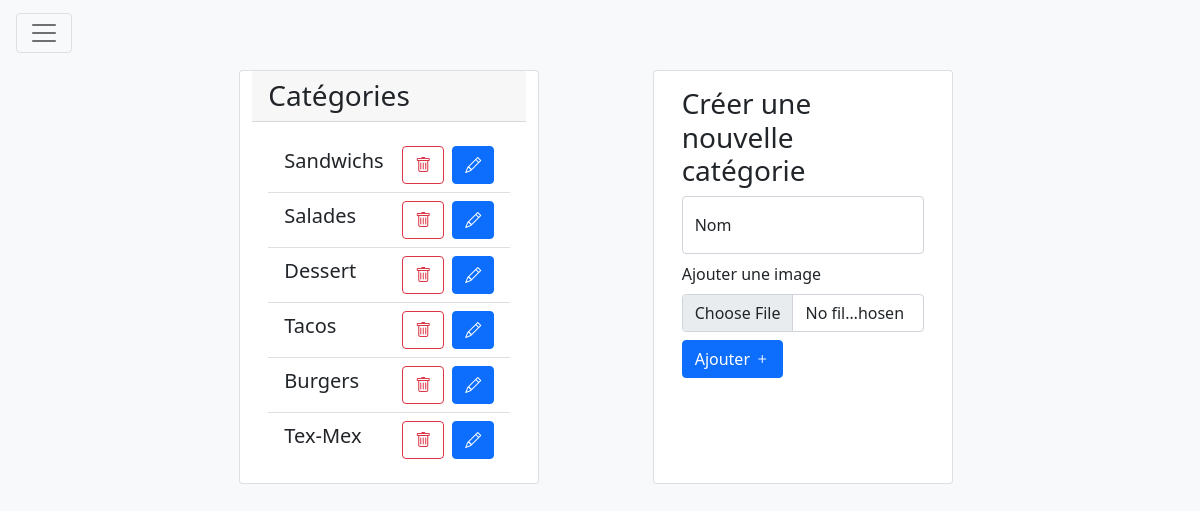
/controls/index.php?page=1 (signed in), run on the app's committed database.
### tables this page shows
CREATE TABLE IF NOT EXISTS `categories` (
  `id_categories` int(11) NOT NULL AUTO_INCREMENT,
  `identifiant_categories` int(11) NOT NULL,
  `nom_categories` text NOT NULL,
  `img_categories` text NOT NULL,
  PRIMARY KEY (`id_categories`)
);

### config/database.php (called while the page is built, shortened)
<?php
class DataBase{
    private $host = "foodspv123.mysql.db";
    private $dbName = "foodspv123";
    private $char = "utf8";
    private $user = "foodspv123";
    private $password = "Foodspv123";
    public $connexion;
    public function getConnexion(){
        $this->connexion = null;
        try {
            $this->connexion = new PDO('mysql:host='.$this->host.';dbname='.$this->dbName.';charset='.$this->char, $this->user, $this->password);
        }
        catch(PDOException $fail) {
            echo 'Erreur de connexion -> ', $fail->getMessage();
            die();
        }
    }
    public function getCategoriesName() {
        $queryStr = 'SELECT * FROM categories';
        $query = $this->connexion->query($queryStr);
        $respond = $query->fetchAll();
        return $respond;
    }
}
?>

### controls/categorie/categorie.php (the view, shortened to what this page needs)
<?php
$catArray = $bdd->getCategoriesName();
?>
<div id="categoriesWrapper" class="w-100 d-flex bg-light" style="justify-content: center; align-items: center; margin-top: 70px;">
    <div class="w-75 card-deck row row-cols-1 row-cols-md-3 gap-3" style="justify-content: space-evenly;">
        <div class="card col">
            <h3 class="card-title text-left card-header">
                    Catégories
            </h3>
            <div class="card-body">
                <ul class="list-group list-group-flush">
                <?php
                    foreach($catArray as $cat){
                        echo '
                            <li id="I'.$cat['identifiant_categories'].'" class="list-group-item d-flex" style="align-items: center;">
                                <h5 class="h5 me-auto">'.$cat['nom_categories'].'</h5>
                                <button class="btn btn-outline-danger me-2">
                                    <span class="bi bi-trash" onclick="deleteItem('.$cat['identifiant_categories'].')"></span>
                                </button>
                                <button class="btn click btn-primary" type="button" data-toggle="modal" data-target="#modifyModal" data-catid="'.$cat['id_categories'].'">
                                    <span class="bi bi-pencil"></span>
                                </button>
                            </li>
                        ';
                    }
                ?>
                </ul>
            </div>
        </div>
        <div class="card col mx-2">
            <div class="card-body">
                <h3 class="card-title text-left">
                    Créer une nouvelle catégorie
                </h3>
                <form class="needs-validation" action="index.php?page=1" method="post" enctype="multipart/form-data">
                    <div class="form-floating mb-2">
                        <input type="text" class="form-control" id="catName" placeholder="Nom" name="nom" required />
                        <label for="catName">Nom</label>
                    </div>
                    <div class="mb-2">
                        <label for="catImg" class="form-label">Ajouter une image</label>
                        <input id="catImg" name="img" class="form-control" type="file" accept="img/*" required />
                    </div>
                    <button class="btn btn-primary" type="submit">
                        Ajouter
                        <span class="bi bi-plus"></span>
                    </button>
                </form>
            </div>
        </div>
    </div>
</div>

### data on the page
categories: nom_categories "Sandwichs"
categories: nom_categories "Salades"
categories: nom_categories "Dessert"
categories: nom_categories "Tacos"
categories: nom_categories "Burgers"
categories: nom_categories "Tex-Mex"
